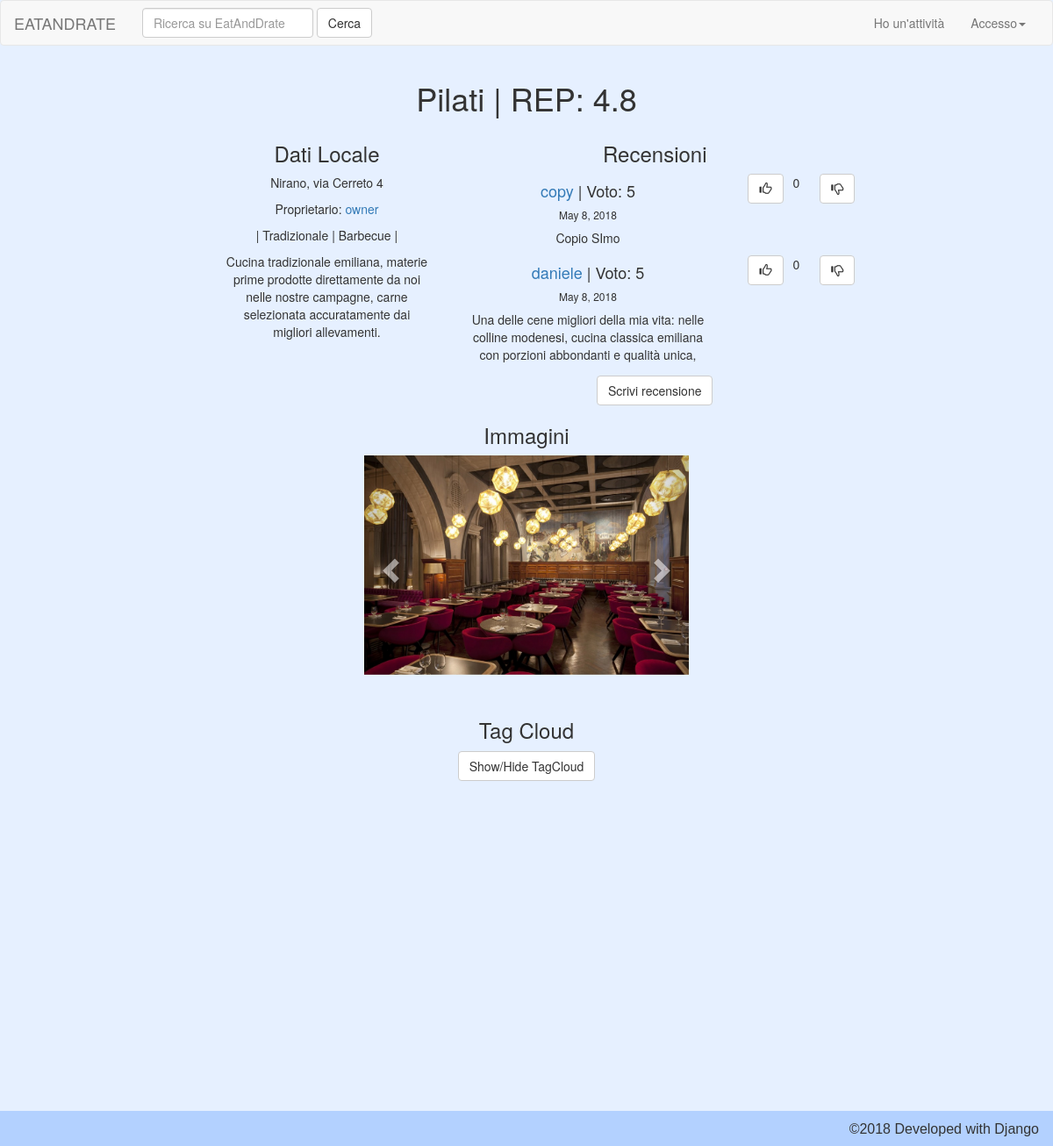
/att/6/, run on the app's committed database.
### attivita/models.py (models this page shows, shortened)
class Attivita(models.Model):
    nome = models.CharField('Nome', max_length=50)
    indirizzo = models.CharField('Indirizzo', max_length=50)
    citta = models.CharField('Città', max_length=30)
    reputazione = models.FloatField('Reputazione', default=0,
                                    validators=[MinValueValidator(0.0), MaxValueValidator(5.0)])
    descrizione = models.TextField('Descrizione', blank=True,
                                   max_length=500)
    proprietario = models.ForeignKey(OwnerProfile, on_delete=models.CASCADE, null=True)
    tipologie = models.ManyToManyField(Tipologia, blank=True)
    latitudine = models.FloatField('Latitudine', blank=True, null=True)
    longitudine = models.FloatField('Longitudine', blank=True, null=True)
    def get_relative_tagcloud_url(self):
        return os.path.join('attivita', 'tagcloud', str(self.id) + '.png')

class Tipologia(models.Model):
    nome = models.CharField('nome', max_length=25, unique=True, default='Useless Tipology')

class Image(models.Model):
    attivita = models.ForeignKey(Attivita, on_delete=models.CASCADE)
    titolo = models.CharField(max_length=20)
    immagine = models.ImageField(upload_to=get_upload_path)
    filename = models.CharField(max_length=250, default=None)
    tagcloud = models.BooleanField(default=False)
    def get_relative_path(self):
        return os.path.join('attivita', str(self.attivita.id), self.filename)

### users/models.py (models this page shows, shortened)
class OwnerProfile(models.Model):
    user = models.OneToOneField(User, on_delete=models.CASCADE, related_name='owner_profile')

class UserProfile(models.Model):
    user = models.OneToOneField(User, on_delete=models.CASCADE, related_name='user_profile')
    affidabilita = models.PositiveIntegerField(default=25)

### recensioni/models.py (models this page shows, shortened)
class Recensione(models.Model):
    attivita = models.ForeignKey(Attivita, on_delete=models.CASCADE)
    autore = models.ForeignKey(UserProfile, on_delete=models.CASCADE)
    data = models.DateField('Data di pubblicazione', default=datetime.date.today)
    voto = models.IntegerField('Voto', default=3, choices=[(i, str(i)) for i in range(1, 6)])
    testo = models.TextField('Testo Recensione', max_length=1000)
    utilita = models.IntegerField(default=0)
    votanti = models.ManyToManyField(UserProfile, related_name='votanti', blank=True)
    class Meta:
        permissions = (
            ('can_vote_review', 'Can Vote Review'),
        )

### attivita/views.py (the view)
# urls.py: url(r'^(?P<pk>[\d]+)/$', views.AttView.as_view(), name='detail'),
class AttView(generic.DetailView):
    model = Attivita
    template_name = 'attivita/detail.html'
    def get_context_data(self, **kwargs):
        context = super().get_context_data(**kwargs)
        context['recensioni'] = Recensione.objects.filter(attivita=self.object).order_by('-data')
        return context

### attivita/templates/attivita/detail.html (shortened to what this page needs)
{% extends "base.html" %}
{% block head %}
    <link rel="stylesheet" href="https://maxcdn.bootstrapcdn.com/bootstrap/3.3.7/css/bootstrap.min.css">
{% endblock %}
{% block content %}
<div class="container-fluid">
  <div class="row-fluid">
      <div class="col-md-12" align="center">
        <h1>{{ attivita.nome }}    |    REP: {{ attivita.reputazione | floatformat }}</h1>
      </div>
  </div>
  <div class="col-md-1" align="center"></div>
  <div class="col-md-4" align="center">
      <div class="row">
          <div class="col-md-4" align="center"></div>
          <div class="col-md-8" align="center"><h3>Dati Locale</h3></div>
          <div class="row-fluid">
              <div class="col-md-4" align="center"></div>
              <div class="col-md-8" align="center">
                 <p>{{ attivita.citta }}, {{ attivita.indirizzo }}</p>
                 <p>Proprietario:
                     <a href="{% url 'users:user_profile' attivita.proprietario.user.id %} ">
                     {{ attivita.proprietario.user.username }}</a></p>
                 {% if attivita.tipologie.count > 0 %}
                     <p>|
                     {% for t in attivita.tipologie.all %}
                        {{ t.nome }} |
                     {% endfor %}
                     </p>
                 {% endif %}
                 <p>{{ attivita.descrizione }}</p>
            </div>
        </div>
      </div>
  </div>
  <div class="col-md-5" align="center">
      <div class="row">
          <div class="col-md-12" align="center"><h3>Recensioni</h3></div>
      </div>
          {% if recensioni %}
              <div class="row-fluid" style="overflow-y:auto;height:215px">
                  {% for r in recensioni %}
                    <div class="col-md-8">
                    <p>
                      <h4><a href="{% url 'users:user_profile' r.autore.user.id %}">{{ r.autore.user.username }}</a>
                          | Voto: {{ r.voto }}</h4>
                      <h6>{{ r.data }}</h6>
                      <p>{{ r.testo }}</p>
                    </div>
                    <div class="col-md-4">
                        <div class="col-md-5">
                            <a href="{% url 'recensioni:vote_pos' r.id %}">
                                <button type="button" class="btn btn-default" aria-label="Left Align">
                                    <span class="glyphicon glyphicon-thumbs-up" aria-hidden="true"></span>
                                </button>
                            </a>
                        </div>
                        <div class="col-md-3">
                            {{ r.utilita }}
                        </div>
                        <div class="col-md-2">
                            <a href="{% url 'recensioni:vote_neg' r.id %}">
                                <button type="button" class="btn btn-default" aria-label="Left Align">
                                    <span class="glyphicon glyphicon-thumbs-down" aria-hidden="true"></span>
                                </button>
                            </a>
                        </div>
                    </div>
                  {% endfor %}
              </div>
          {% else %}
              <div class="row-fluid">
                  <div class="col-md-12">
                      <h4>Nessuna Recensione</h4>
                  </div>
              </div>
          {% endif %}
      <div class="row-fluid">
          <a class="btn btn-default" href="{% url 'attivita:recensisci' attivita.id %}" style="margin-top:15px">Scrivi recensione</a>
      </div>
  </div>
</div>
    <div class="col-md-2" align="center"></div>
  <div class="row-fluid">
  <div class="col-md-12" align="center"><h3>Immagini</h3></div>
  <div class="row-fluid">
  <div class="col-md-4" align="center"></div>
  <div class="col-md-4" align="center" style="margin-bottom: 30px">
    {% if attivita.image_set.count > 0 %}
        <div id="myCarousel" class="carousel slide" data-ride="carousel">
          <div class="carousel-inner" role="listbox">
            <div class="item active">
              {% with attivita.image_set.all|first as img %}
              {% load static %}
              <img src="{% static img.get_relative_path %}" style="height:250px">
              {% endwith %}
            </div>
              {% for img in attivita.image_set.all|slice:"1:" %}
                  {% load static %}
              {% endfor %}
          </div>
          <a class="left carousel-control" href="#myCarousel" data-slide="prev">
            <span class="glyphicon glyphicon-chevron-left"></span>
          </a>
          <a class="right carousel-control" href="#myCarousel" data-slide="next">
            <span class="glyphicon glyphicon-chevron-right"></span>
          </a>
        </div>
    {% else %}
        <h4>Nessuna immagine disponibile</h4>
    {% endif %}
  </div>
    <div class="col-md-4" align="center"></div>
  </div>
  </div>
    {% if recensioni %}
    <div class="row-fluid">
        <div class="col-md-12" align="center"><h3 style="margin-top:10px"><h3>Tag Cloud</h3></div>
    </div>
    <div class="row-fluid">
        <div class="row-fluid">
            <div class="col-md-12" align="center" style="margin-bottom: 30px">
              <button class="btn btn-default" onclick="toggleView()" style="margin-bottom: 15px">Show/Hide TagCloud</button>
            </div>
        </div>
        <div class="col-md-12" align="center">
          {% load static %}
        </div>
    </div>
    {% endif %}
    <div class="row-fluid">
        <div class="col-md-12" align="center">
          {% if attivita.longitudine and attivita.latitudine %}
              <div id="googleMap" style="width:70%;height:300px;margin-bottom:70px"></div>
          {% endif %}
        </div>
    </div>
{% endblock %}

### templates/base.html (shortened to what this page needs)
<!DOCTYPE html>
<html lang="en" style="position:relative;min-height:100%;margin:0;padding:0">
<head>
    {% block head %}{% endblock %}
    <link rel="stylesheet" href="https://maxcdn.bootstrapcdn.com/bootstrap/3.3.7/css/bootstrap.min.css">
</head>
<body style=" background-color:#e6f0ff;margin:0;padding:0">
  <div class="pageContentWrapper" style="margin-bottom:40px">
      <nav class="navbar navbar-default">
		  <div class="container-fluid">
              <div class="navbar-header">
                  <a class="navbar-brand" href="/att">EATANDRATE</a>
              </div>
              <div class="collapse navbar-collapse" id="myNavBar">
                  <form class="navbar-form navbar-left" method="post" action="{% url 'search:simple_search' %}">
                      <div class="form-group">
                        <input type="text" for="btn_cerca" class="form-control" placeholder="Ricerca su EatAndDrate" name="testo_ricerca" style="width:auto">
                      </div>
                      <button type="submit" class="btn btn-default" name="btn_cerca">Cerca</button>
                  </form>
                  <ul class="nav navbar-nav navbar-right">
                      {% if request.user.is_authenticated %}
                            <li><a href="{% url 'users:my_profile' %}"> Il mio profilo </a></li>
                            <li><a href="{% url 'users:logout' %}">Logout</a></li>
                      {% else %}
                            <li><a href="{% url 'users:register_owner' %}">Ho un'attività</a></li>
                            <li class="dropdown">
                                <a href="#" class="dropdown-toggle" data-toggle="dropdown" role="button" aria-haspopup="true" aria-expanded="false">Accesso<span class="caret"></span></a>
                            </li>
                      {% endif %}
                  </ul>
              </div>
		  </div>
      </nav>
      {% block content %}{% endblock %}
      <div class="fixed-bottom">
          <div style="padding:1em;position:absolute;bottom:0;width:100%;text-align:right;background-color:#b3d1ff;height:40px;font:menu;padding-top:12px;">
              <p>©2018 Developed with Django</p>
          </div>
      </div>
  </div>
</body>
</html>

### templates/base.html (style rules this page uses)
.form-control { width: auto; }

### data on the page
Attivita: nome "Pilati", reputazione "4.8", citta "Nirano", indirizzo "via Cerreto 4", proprietario.user.username "owner", descrizione "Cucina tradizionale emiliana, materie prime prodotte direttamente da noi nelle nostre campagne, carne selezionata accuratamente dai migliori allevamenti."
Tipologia: nome "Tradizionale"
Tipologia: nome "Barbecue"
Recensione: autore.user.username "copy", voto "5", data "May 8, 2018", testo "Copio SImo", utilita "0"
Recensione: autore.user.username "daniele", voto "5", data "May 8, 2018", testo "Una delle cene migliori della mia vita: nelle colline modenesi, cucina classica emiliana con porzioni abbondanti e qualità unica,…", utilita "0"
Image: attivita+filename (picture)
